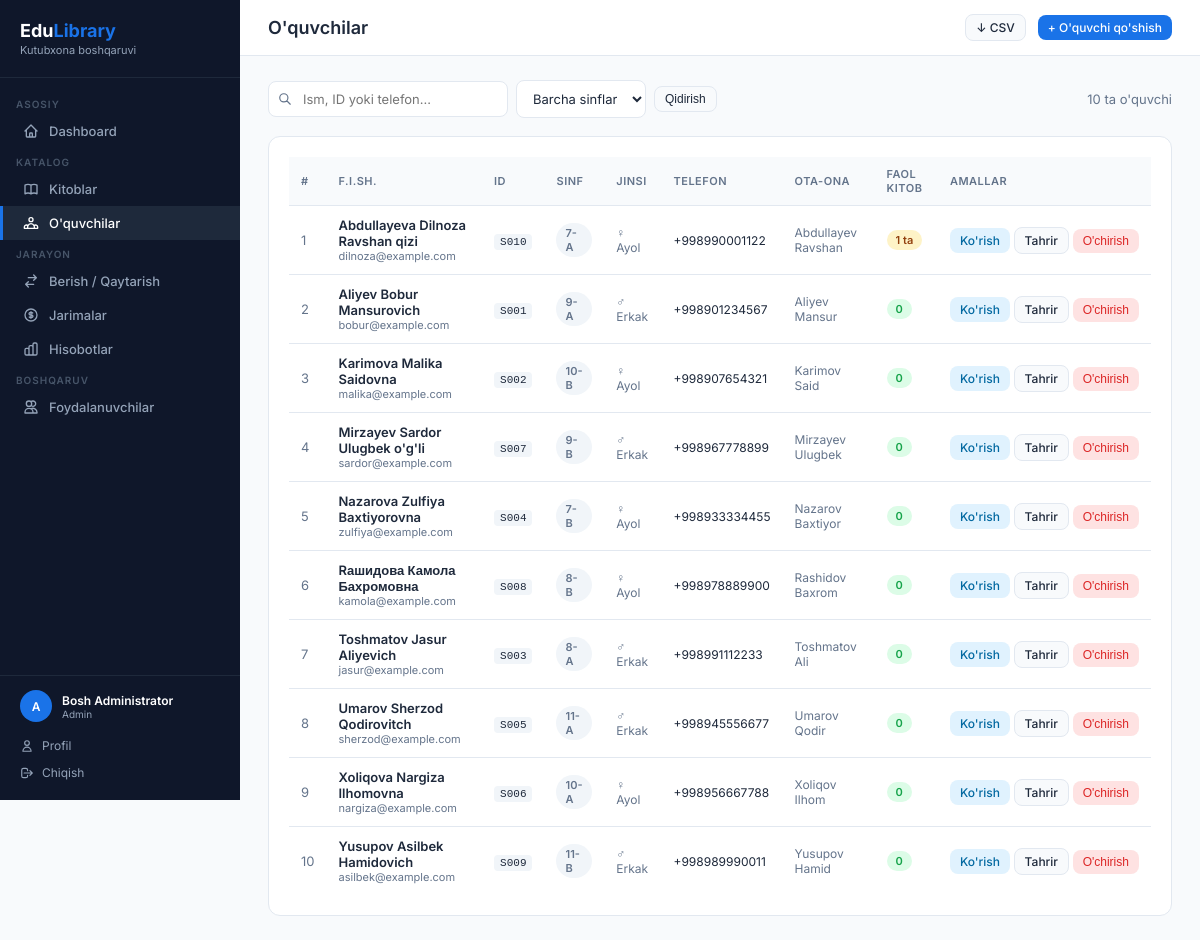
/students (signed in), run on the app's committed database.
### app.py (models this page shows, shortened)
class User(UserMixin, db.Model):
    id = db.Column(db.Integer, primary_key=True)
    username = db.Column(db.String(80), unique=True, nullable=False)
    password_hash = db.Column(db.String(200), nullable=False)
    role = db.Column(db.String(20), default='librarian')  # admin / librarian
    full_name = db.Column(db.String(150))
    email = db.Column(db.String(120), unique=True)
    phone = db.Column(db.String(20))
    is_active = db.Column(db.Boolean, default=True)
    last_login = db.Column(db.DateTime)
    created_at = db.Column(db.DateTime, default=datetime.utcnow)
    @property
    def display_name(self):
        return self.full_name or self.username

class Student(db.Model):
    id = db.Column(db.Integer, primary_key=True)
    full_name = db.Column(db.String(150), nullable=False)
    student_id = db.Column(db.String(30), unique=True, nullable=False)
    grade = db.Column(db.String(20), nullable=False)
    gender = db.Column(db.String(10))           # erkak / ayol
    phone = db.Column(db.String(20))
    email = db.Column(db.String(120))
    date_of_birth = db.Column(db.Date)
    address = db.Column(db.String(250))
    parent_name = db.Column(db.String(150))
    parent_phone = db.Column(db.String(20))
    notes = db.Column(db.Text)
    created_at = db.Column(db.DateTime, default=datetime.utcnow)
    borrows = db.relationship('Borrow', backref='student', lazy=True, cascade='all, delete-orphan')
    @property
    def active_borrows(self):
        return [b for b in self.borrows if b.status == 'borrowed']
    @property
    def overdue_borrows(self):
        return [b for b in self.borrows if b.is_overdue]

### app.py (the view)
@app.route('/students')
@login_required
def students():
    q = request.args.get('q', '')
    grade_filter = request.args.get('grade', '')
    query = Student.query
    if q:
        query = query.filter(
            (Student.full_name.ilike(f'%{q}%')) |
            (Student.student_id.ilike(f'%{q}%')) |
            (Student.phone.ilike(f'%{q}%'))
        )
    if grade_filter:
        query = query.filter_by(grade=grade_filter)
    student_list = query.order_by(Student.full_name).all()
    all_grades = sorted(set(s.grade for s in Student.query.all()))
    return render_template('students.html', students=student_list, q=q,
                           grade_filter=grade_filter, all_grades=all_grades)

### app.py (called while the page is built)
@login_manager.user_loader
def load_user(user_id):
    return db.session.get(User, int(user_id))

    @property
    def is_overdue(self):
        return self.status == 'borrowed' and self.due_date < date.today()

### templates/students.html (shortened to what this page needs)
{% extends 'base.html' %}
{% block page_title %}O'quvchilar{% endblock %}
{% block topbar_actions %}
  <a href="{{ url_for('export_students') }}" class="btn btn-secondary btn-sm">↓ CSV</a>
  <a href="{{ url_for('add_student') }}" class="btn btn-primary btn-sm">+ O'quvchi qo'shish</a>
{% endblock %}
{% block content %}
<div class="filter-bar">
  <div class="filter-left">
    <form method="GET" style="display:flex; gap:8px; align-items:center;">
      <div class="search-input-wrap">
        <svg class="search-icon" width="14" height="14" fill="none" viewBox="0 0 24 24" stroke="currentColor"><path stroke-linecap="round" stroke-linejoin="round" stroke-width="2" d="M21 21l-6-6m2-5a7 7 0 11-14 0 7 7 0 0114 0z"/></svg>
        <input class="form-control" type="text" name="q" value="{{ q }}" placeholder="Ism, ID yoki telefon..." style="padding-left:34px; min-width:240px;">
      </div>
      <select name="grade" class="form-control" style="width:130px;">
        <option value="">Barcha sinflar</option>
      </select>
      <button class="btn btn-secondary btn-sm" type="submit">Qidirish</button>
    </form>
  </div>
  <span style="font-size:13px; color:var(--text-muted);">{{ students|length }} ta o'quvchi</span>
</div>
<div class="card">
  <div class="table-wrap">
    <table>
      <thead>
        <tr>
          <th>#</th>
          <th>F.I.Sh.</th>
          <th>ID</th>
          <th>Sinf</th>
          <th>Jinsi</th>
          <th>Telefon</th>
          <th>Ota-ona</th>
          <th>Faol kitob</th>
          <th>Amallar</th>
        </tr>
      </thead>
      <tbody>
        {% for s in students %}
        <tr>
          <td style="color:var(--text-muted);">{{ loop.index }}</td>
          <td>
            <a href="{{ url_for('student_detail', id=s.id) }}" style="color:var(--text); font-weight:600; text-decoration:none;">{{ s.full_name }}</a>
            {% if s.email %}<div style="font-size:11px; color:var(--text-muted);">{{ s.email }}</div>{% endif %}
          </td>
          <td><code style="background:#f1f5f9; padding:2px 6px; border-radius:4px; font-size:11px;">{{ s.student_id }}</code></td>
          <td><span class="badge badge-secondary">{{ s.grade }}</span></td>
          <td style="font-size:12px; color:var(--text-muted);">
            {% if s.gender == 'erkak' %}♂ Erkak{% elif s.gender == 'ayol' %}♀ Ayol{% else %}—{% endif %}
          </td>
          <td style="font-size:12px;">{{ s.phone or '—' }}</td>
          <td style="font-size:12px; color:var(--text-muted);">{{ s.parent_name or '—' }}</td>
          <td>
            {% set active = s.active_borrows|length %}
            {% set overdue = s.overdue_borrows|length %}
            {% if overdue > 0 %}
              <span class="badge badge-danger">{{ active }} ta ({{ overdue }} kechikkan)</span>
            {% elif active > 0 %}
              <span class="badge badge-warning">{{ active }} ta</span>
            {% else %}
              <span class="badge badge-success">0</span>
            {% endif %}
          </td>
          <td style="white-space:nowrap;">
            <a href="{{ url_for('student_detail', id=s.id) }}" class="btn btn-info btn-sm">Ko'rish</a>
            <a href="{{ url_for('edit_student', id=s.id) }}" class="btn btn-secondary btn-sm">Tahrir</a>
            <form method="POST" action="{{ url_for('delete_student', id=s.id) }}" style="display:inline;" onsubmit="return confirm('O\'quvchini o\'chirmoqchimisiz?')">
              <button class="btn btn-danger btn-sm" type="submit">O'chirish</button>
            </form>
          </td>
        </tr>
        {% else %}
        <tr><td colspan="9" style="text-align:center; color:var(--text-muted); padding:32px;">O'quvchi topilmadi</td></tr>
        {% endfor %}
      </tbody>
    </table>
  </div>
</div>
{% endblock %}

### templates/base.html (shortened to what this page needs)
<!DOCTYPE html>
<html lang="uz">
<head>
</head>
<body>
{% if current_user.is_authenticated %}
<aside class="sidebar">
  <div class="sidebar-logo">
    <h2>Edu<span>Library</span></h2>
    <p>Kutubxona boshqaruvi</p>
  </div>
  <nav>
    <div class="nav-section">Asosiy</div>
    <a href="{{ url_for('dashboard') }}" class="nav-item {% if request.endpoint == 'dashboard' %}active{% endif %}">
      <svg fill="none" viewBox="0 0 24 24" stroke="currentColor"><path stroke-linecap="round" stroke-linejoin="round" stroke-width="2" d="M3 12l2-2m0 0l7-7 7 7M5 10v10a1 1 0 001 1h3m10-11l2 2m-2-2v10a1 1 0 01-1 1h-3m-6 0a1 1 0 001-1v-4a1 1 0 011-1h2a1 1 0 011 1v4a1 1 0 001 1m-6 0h6"/></svg>
      Dashboard
    </a>
    <div class="nav-section">Katalog</div>
    <a href="{{ url_for('books') }}" class="nav-item {% if 'book' in request.endpoint %}active{% endif %}">
      Kitoblar
    </a>
    <a href="{{ url_for('students') }}" class="nav-item {% if 'student' in request.endpoint %}active{% endif %}">
      O'quvchilar
    </a>
    <div class="nav-section">Jarayon</div>
    <a href="{{ url_for('borrows') }}" class="nav-item {% if 'borrow' in request.endpoint %}active{% endif %}">
      <svg fill="none" viewBox="0 0 24 24" stroke="currentColor"><path stroke-linecap="round" stroke-linejoin="round" stroke-width="2" d="M8 7h12m0 0l-4-4m4 4l-4 4m0 6H4m0 0l4 4m-4-4l4-4"/></svg>
      Berish / Qaytarish
    </a>
    <a href="{{ url_for('fines') }}" class="nav-item {% if 'fine' in request.endpoint %}active{% endif %}">
      <svg fill="none" viewBox="0 0 24 24" stroke="currentColor"><path stroke-linecap="round" stroke-linejoin="round" stroke-width="2" d="M12 8c-1.657 0-3 .895-3 2s1.343 2 3 2 3 .895 3 2-1.343 2-3 2m0-8c1.11 0 2.08.402 2.599 1M12 8V7m0 1v8m0 0v1m0-1c-1.11 0-2.08-.402-2.599-1M21 12a9 9 0 11-18 0 9 9 0 0118 0z"/></svg>
      Jarimalar
    </a>
    <a href="{{ url_for('reports') }}" class="nav-item {% if request.endpoint == 'reports' %}active{% endif %}">
      Hisobotlar
    </a>
    {% if current_user.role == 'admin' %}
    <div class="nav-section">Boshqaruv</div>
    <a href="{{ url_for('users') }}" class="nav-item {% if 'user' in request.endpoint and request.endpoint != 'profile' %}active{% endif %}">
      <svg fill="none" viewBox="0 0 24 24" stroke="currentColor"><path stroke-linecap="round" stroke-linejoin="round" stroke-width="2" d="M12 4.354a4 4 0 110 5.292M15 21H3v-1a6 6 0 0112 0v1zm0 0h6v-1a6 6 0 00-9-5.197M13 7a4 4 0 11-8 0 4 4 0 018 0z"/></svg>
      Foydalanuvchilar
    </a>
    {% endif %}
  </nav>
  <div class="sidebar-footer">
    <div class="sidebar-user">
      <div class="avatar-sm">{{ current_user.username[0].upper() }}</div>
      <div class="info">
        <div class="name">{{ current_user.display_name }}</div>
        <div class="role">{{ 'Admin' if current_user.role == 'admin' else 'Kutubxonachi' }}</div>
      </div>
    </div>
    <a href="{{ url_for('profile') }}">
      <svg width="14" height="14" fill="none" viewBox="0 0 24 24" stroke="currentColor"><path stroke-linecap="round" stroke-linejoin="round" stroke-width="2" d="M16 7a4 4 0 11-8 0 4 4 0 018 0zM12 14a7 7 0 00-7 7h14a7 7 0 00-7-7z"/></svg>
      Profil
    </a>
    <a href="{{ url_for('logout') }}">
      <svg width="14" height="14" fill="none" viewBox="0 0 24 24" stroke="currentColor"><path stroke-linecap="round" stroke-linejoin="round" stroke-width="2" d="M17 16l4-4m0 0l-4-4m4 4H7m6 4v1a3 3 0 01-3 3H6a3 3 0 01-3-3V7a3 3 0 013-3h4a3 3 0 013 3v1"/></svg>
      Chiqish
    </a>
  </div>
</aside>
<div class="main">
  <div class="topbar">
    <h1>{% block page_title %}{% endblock %}</h1>
    <div class="actions">{% block topbar_actions %}{% endblock %}</div>
  </div>
  <div class="content">
    {% block content %}{% endblock %}
  </div>
</div>
{% else %}
{% block auth_content %}{% endblock %}
{% endif %}
</body>
</html>

### data on the page
User: username "A", display_name "Bosh Administrator", role "Admin"
Student: full_name "Abdullayeva Dilnoza Ravshan qizi", email "dilnoza@example.com", student_id "S010", grade "7-A", gender "♀ Ayol", phone "+998990001122", parent_name "Abdullayev Ravshan", active "1"
Student: full_name "Aliyev Bobur Mansurovich", email "bobur@example.com", student_id "S001", grade "9-A", gender "♂ Erkak", phone "+998901234567", parent_name "Aliyev Mansur"
Student: full_name "Karimova Malika Saidovna", email "malika@example.com", student_id "S002", grade "10-B", gender "♀ Ayol", phone "+998907654321", parent_name "Karimov Said"
Student: full_name "Mirzayev Sardor Ulugbek o'g'li", email "sardor@example.com", student_id "S007", grade "9-B", gender "♂ Erkak", phone "+998967778899", parent_name "Mirzayev Ulugbek"
Student: full_name "Nazarova Zulfiya Baxtiyorovna", email "zulfiya@example.com", student_id "S004", grade "7-B", gender "♀ Ayol", phone "+998933334455", parent_name "Nazarov Baxtiyor"
Student: full_name "Rашидова Камола Бахромовна", email "kamola@example.com", student_id "S008", grade "8-B", gender "♀ Ayol", phone "+998978889900", parent_name "Rashidov Baxrom"
Student: full_name "Toshmatov Jasur Aliyevich", email "jasur@example.com", student_id "S003", grade "8-A", gender "♂ Erkak", phone "+998991112233", parent_name "Toshmatov Ali"
Student: full_name "Umarov Sherzod Qodirovitch", email "sherzod@example.com", student_id "S005", grade "11-A", gender "♂ Erkak", phone "+998945556677", parent_name "Umarov Qodir"
Student: full_name "Xoliqova Nargiza Ilhomovna", email "nargiza@example.com", student_id "S006", grade "10-A", gender "♀ Ayol", phone "+998956667788", parent_name "Xoliqov Ilhom"
Student: full_name "Yusupov Asilbek Hamidovich", email "asilbek@example.com", student_id "S009", grade "11-B", gender "♂ Erkak", phone "+998989990011", parent_name "Yusupov Hamid"

### other printed values
{{ students|length }} "10"
